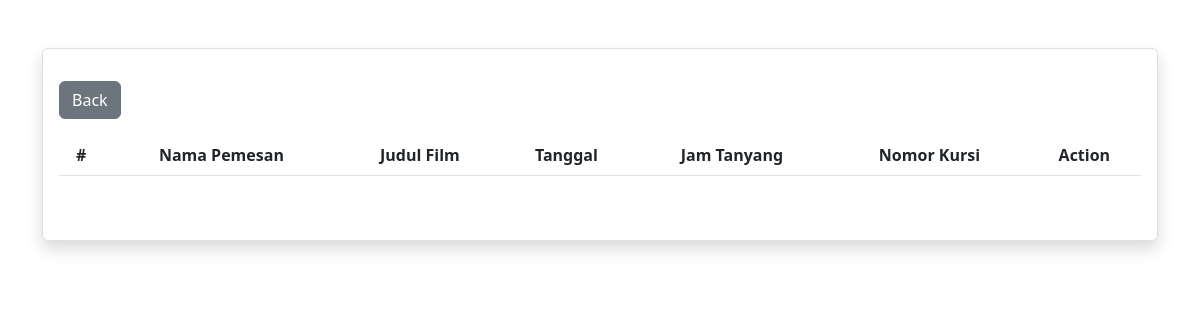
/tiketBox.php (signed in), run on an earlier commit of the app's database.
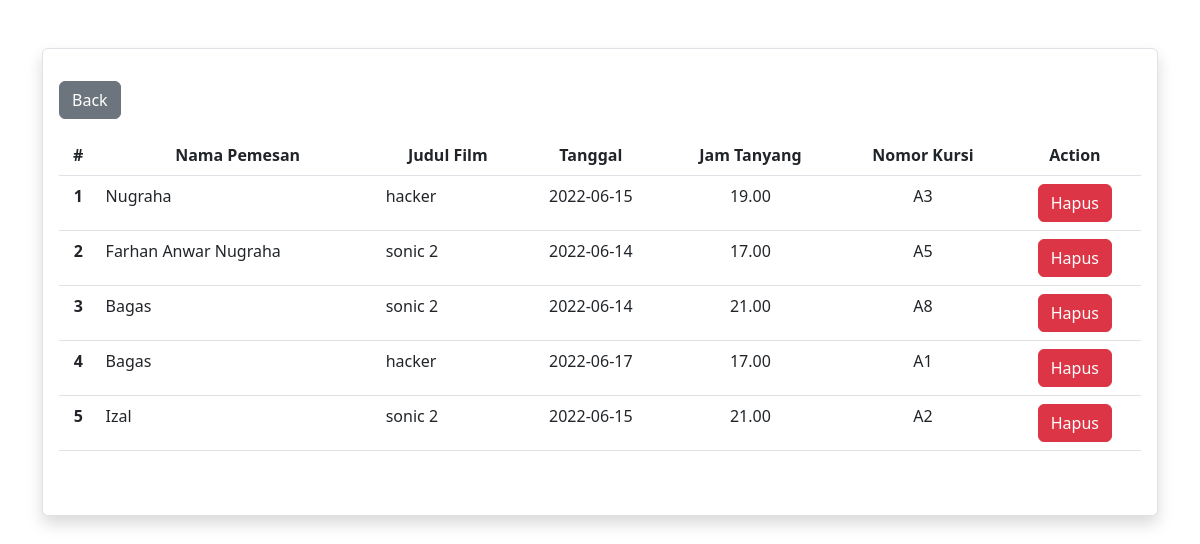
And on a later commit of the database.
### tables this page shows
CREATE TABLE `tiket` (
  `id_tiket` int(11) NOT NULL,
  `nama_pemesan` varchar(50) NOT NULL,
  `tanggal` date NOT NULL,
  `waktu` varchar(50) NOT NULL DEFAULT current_timestamp(),
  `id_artikel` int(11) NOT NULL,
  `id_member` int(11) NOT NULL,
  `id_kursi` int(11) NOT NULL
);

CREATE TABLE `movies` (
  `id_artikel` int(11) NOT NULL,
  `id_member` int(11) NOT NULL,
  `type` varchar(20) NOT NULL,
  `gambar` varchar(50) NOT NULL,
  `deskripsi` text NOT NULL,
  `kategori` varchar(20) NOT NULL,
  `judul_artikel` varchar(500) NOT NULL,
  `rating` float NOT NULL,
  `harga_tiket` int(11) NOT NULL
);

CREATE TABLE `kursi` (
  `id_kursi` int(11) NOT NULL,
  `nomor_kursi` varchar(5) NOT NULL,
  `is_active` varchar(10) NOT NULL
);

### functions.php (called while the page is built, shortened)
<?php
$conn = mysqli_connect("localhost", "root", "", "db_member");
function query($query)
{
	global $conn;
	$result = mysqli_query($conn, $query);
	$rows = [];
	while ($row = mysqli_fetch_assoc($result)) {
		$rows[] = $row;
	}
	return $rows;
}

### tiketBox.php (the view, shortened to what this page needs)
<?php
require 'functions.php';
$tiketing = query("SELECT tiket.id_tiket, tiket.nama_pemesan, tiket.tanggal, tiket.waktu, kursi.nomor_kursi, movies.judul_artikel from tiket JOIN kursi on kursi.id_kursi=tiket.id_kursi JOIN movies on movies.id_artikel=tiket.id_artikel");
?>
<!doctype html>
<html lang="en">
<head>
    <link href="https://cdn.jsdelivr.net/npm/bootstrap@5.2.0-beta1/dist/css/bootstrap.min.css" rel="stylesheet">
</head>
<body>
    <div class="container mt-5">
        <div class="shadow p-3 mb-5 bg-body rounded mt-5 border rounded pb-5">
            <div class="row">
                <div class="col">
                    <a href="admin.php" class="btn btn-secondary mt-3 mb-3">Back</a>
                </div>
            </div>
            <table class="table text-center">
                <thead>
                    <tr>
                        <th scope="col">#</th>
                        <th scope="col">Nama Pemesan</th>
                        <th scope="col">Judul Film</th>
                        <th scope="col">Tanggal</th>
                        <th scope="col">Jam Tanyang</th>
                        <th scope="col">Nomor Kursi</th>
                        <th scope="col">Action</th>
                    </tr>
                </thead>
                <tbody>
                    <?php $i = 1 ?>
                    <?php foreach ($tiketing as $tiket) : ?>
                        <tr>
                            <th scope="row"><?= $i++; ?></th>
                            <td class="text-start"><?= $tiket['nama_pemesan']; ?></td>
                            <td class="text-start"><?= $tiket['judul_artikel']; ?></td>
                            <td><?= $tiket['tanggal']; ?></td>
                            <td><?= $tiket['waktu']; ?></td>
                            <td class="text-center"><?= $tiket['nomor_kursi']; ?></td>
                            <td><a type="button" href="hapusFilm.php?id_tiket=<?= $tiket["id_tiket"]; ?>" class="btn btn-danger">Hapus</a></td>
                        </tr>
                    <?php endforeach ?>
                </tbody>
            </table>
        </div>
    </div>
</body>
</html>

What changed in the data, as far as the page shows it:
added tiket: nama_pemesan "Nugraha", id_artikel.judul_artikel "hacker", tanggal "2022-06-15", waktu "19.00", id_kursi.nomor_kursi "A3"
added tiket: nama_pemesan "Farhan Anwar Nugraha", id_artikel.judul_artikel "sonic 2", tanggal "2022-06-14", waktu "17.00", id_kursi.nomor_kursi "A5"
added tiket: nama_pemesan "Bagas", id_artikel.judul_artikel "sonic 2", tanggal "2022-06-14", waktu "21.00", id_kursi.nomor_kursi "A8"
added tiket: nama_pemesan "Bagas", id_artikel.judul_artikel "hacker", tanggal "2022-06-17", waktu "17.00", id_kursi.nomor_kursi "A1"
added tiket: nama_pemesan "Izal", id_artikel.judul_artikel "sonic 2", tanggal "2022-06-15", waktu "21.00", id_kursi.nomor_kursi "A2"
